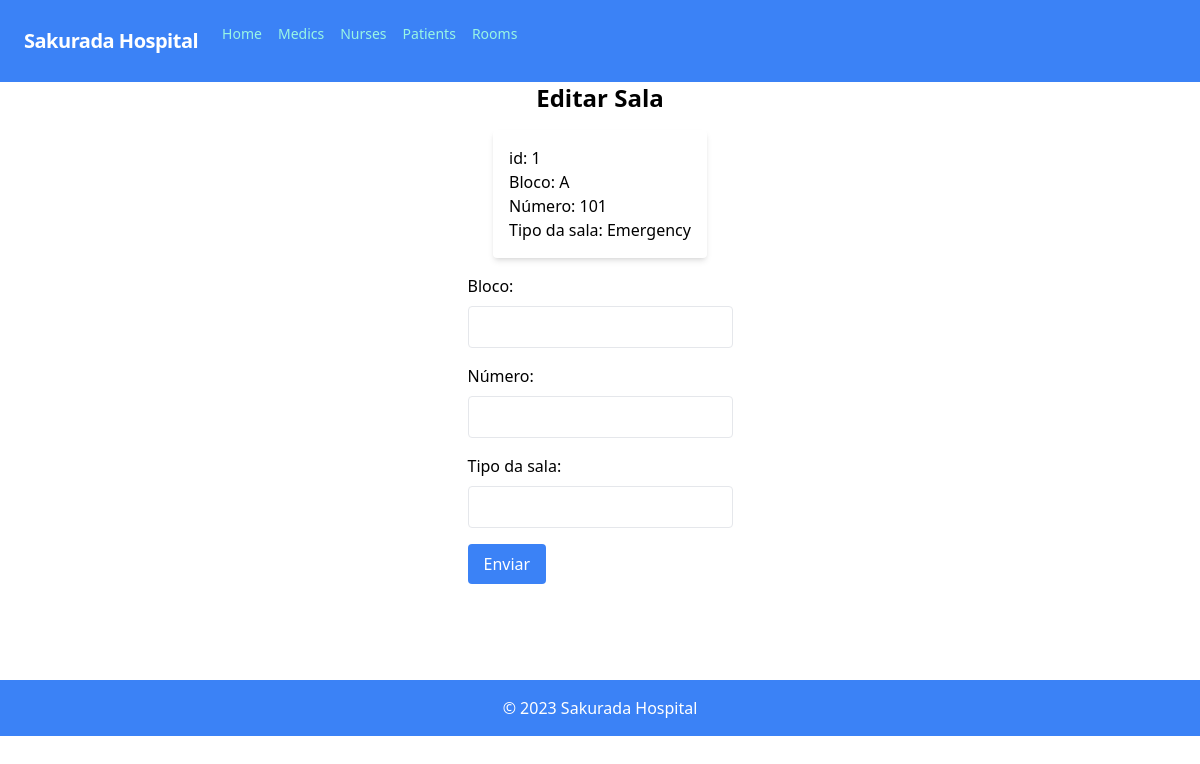
Screenshot of /surgery_room/sala_edit.php?ID_Sala=1 with the database file from the repository.
### tables this page shows
CREATE TABLE Sala (
  Bloco_Sala CHAR,
  Numero_Sala INT,
  ID_Sala INT PRIMARY KEY,
  fk_Tipo_ID_tipo INT,
  FOREIGN KEY (fk_Tipo_ID_tipo) REFERENCES Tipo (ID_tipo) ON DELETE CASCADE ON UPDATE CASCADE
);

CREATE TABLE Tipo (
  ID_tipo INT PRIMARY KEY AUTO_INCREMENT,
  tipo VARCHAR(50)
);

### surgery_room/sala_edit.php (the view, shortened to what this page needs)
<html>
    <head>
        <link href="https://cdn.jsdelivr.net/npm/tailwindcss@2.2.19/dist/tailwind.min.css" rel="stylesheet">
        <?php
        include("../connection.php");
        include("../components/nav.php");
        ?>
    </head>
    <body>
        <div class="flex justify-center">
            <div>
                <h1 class="text-2xl font-bold mb-4">Editar Sala</h1>
            </div>
        </div>
    <?php
        $id = $_GET["ID_Sala"];
        $sql = "SELECT ID_Sala, Bloco_Sala, Numero_Sala, tipo.tipo FROM Sala INNER JOIN Tipo ON fk_Tipo_ID_tipo = ID_tipo WHERE ID_Sala = $id";
        $result = $conn->query($sql);
        if ($result->num_rows > 0) {
            echo '<div class="flex justify-center">';
            echo '<div class="max-w-md">';
            while($row = $result->fetch_assoc()) {
                echo '<div class="bg-white shadow-md rounded p-4 mb-4">';
                echo "id: $id<br>";
                echo "Bloco: {$row['Bloco_Sala']}<br>";
                echo "Número: {$row['Numero_Sala']}<br>";
                echo "Tipo da sala: {$row['tipo']}<br>";
                echo '</div>';
            }
            echo '</div>';
            echo '</div>';
        }
    ?>
    <div class="grid justify-center">
    <form name="form1" id="form1" method="post" action="./sala_edit_php.php" class="max-w-md mx-auto">
        <div class="mb-4">
            <label for="txtBloco" class="block mb-2">Bloco:</label>
            <input type="text" name="txtBloco" id="txtBloco" value="<?php ?>" class="w-full px-4 py-2 border rounded">
        </div>
        <div class="mb-4">
            <label for="txtNumero" class="block mb-2">Número:</label>
            <input type="text" name="txtNumero" id="txtNumero" value="<?php ?>" class="w-full px-4 py-2 border rounded">
        </div>
        <div class="mb-4">
            <label for="txtTipo" class="block mb-2">Tipo da sala:</label>
            <input type="text" name="txtTipo" id="txtTipo" value="<?php ?>" class="w-full px-4 py-2 border rounded">
        </div>
        <input type="submit" value="Enviar" class="px-4 py-2 bg-blue-500 text-white rounded">
    </div>
    </body>
    <?php
        include("../components/footer.php");
    ?>
</html>

### rows the page displays
sala: Bloco_Sala "A", Numero_Sala "101", fk_Tipo_ID_tipo.tipo "Emergency"
